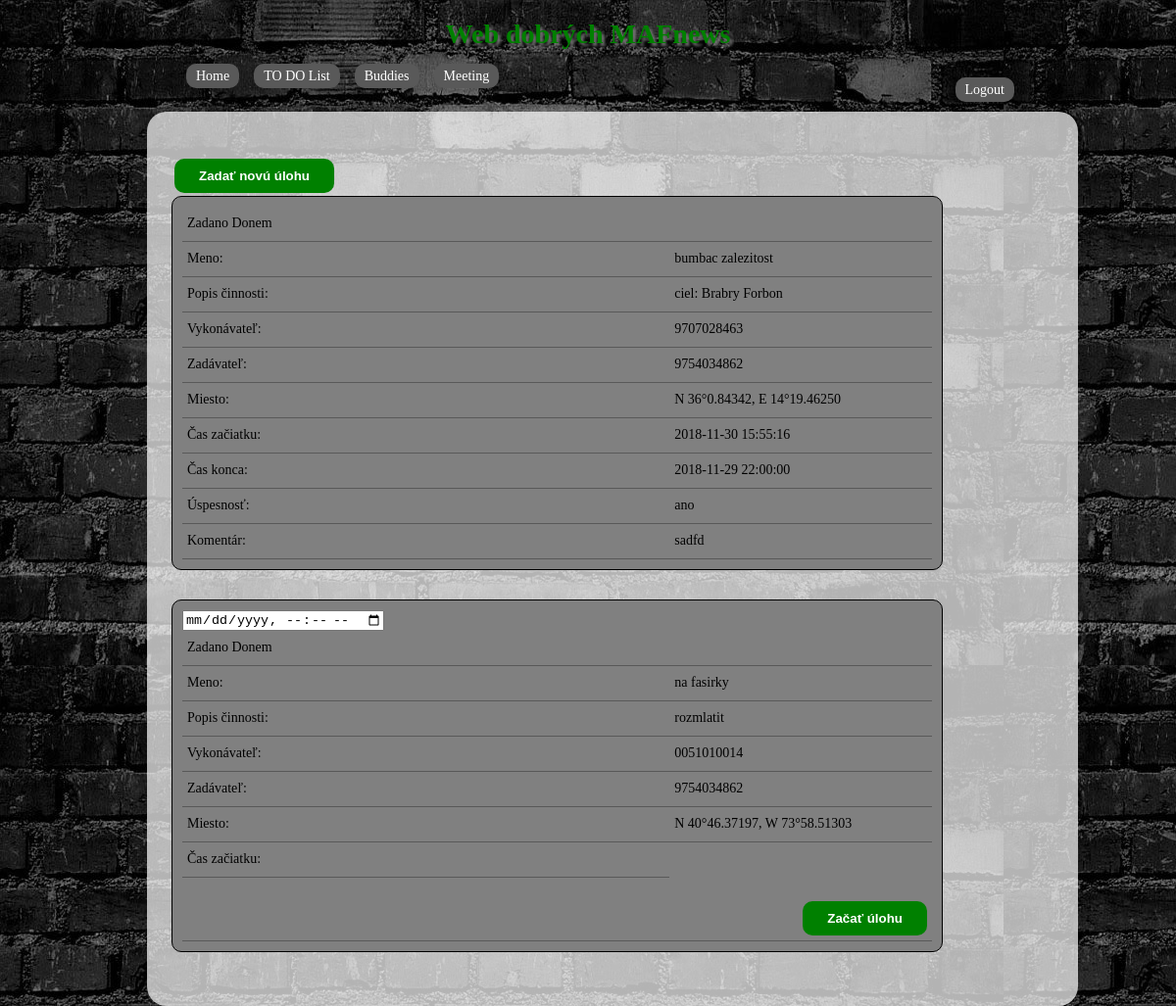
/todolist (signed in), run on an earlier commit of the app's database.
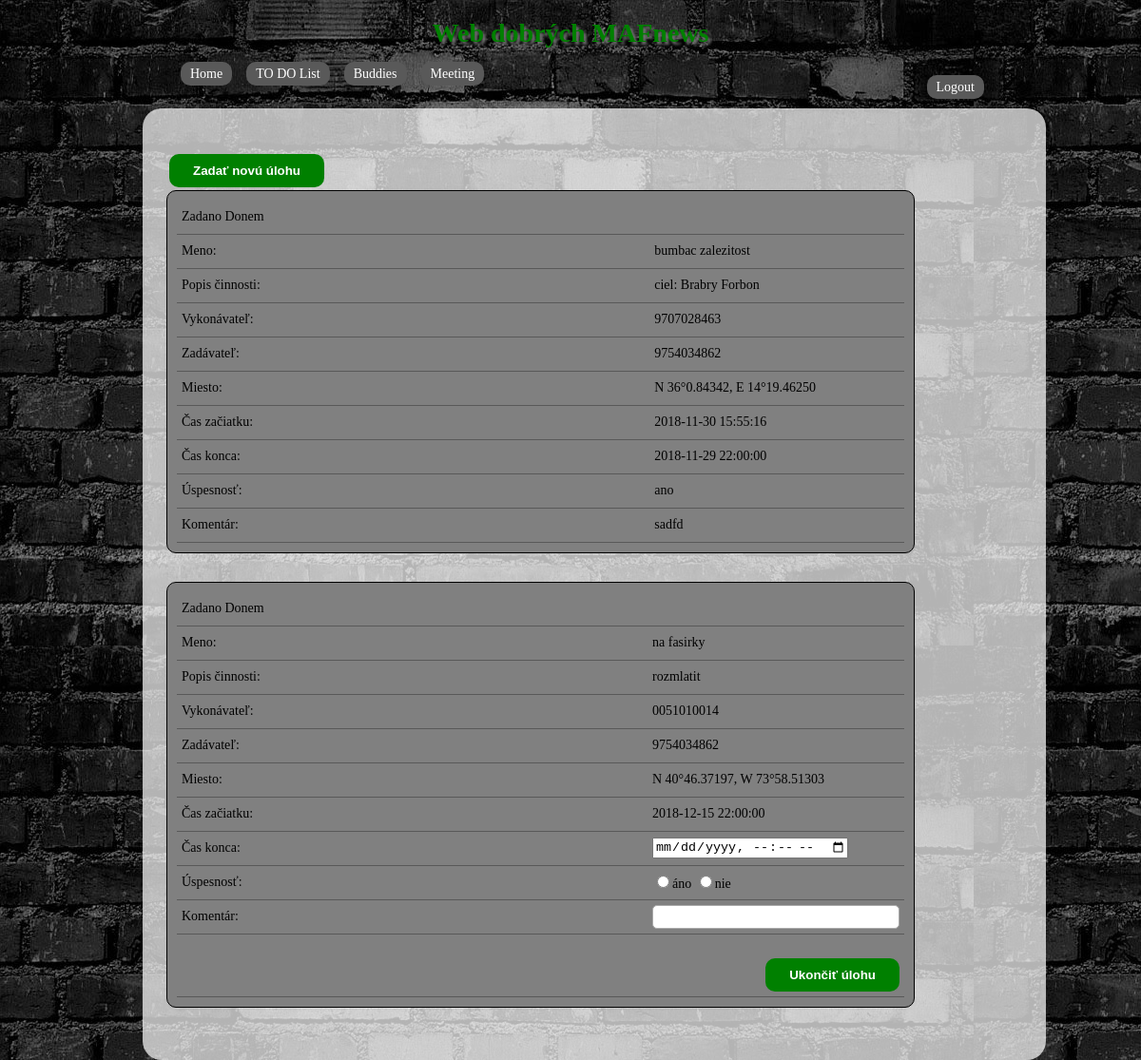
And on a later commit of the database.
### tables this page shows
CREATE TABLE `uloha` (
  `specificke_meno` varchar(255) NOT NULL,
  `popis_cinnosti` varchar(255) NOT NULL,
  `vykonavatel` varchar(255) NOT NULL,
  `zadavatel_don` varchar(255) DEFAULT NULL,
  `zadavatel_aliancia` int(11) DEFAULT NULL,
  `gps_miesta` varchar(28) NOT NULL,
  `cas_zaciatku` timestamp NULL DEFAULT NULL ON UPDATE CURRENT_TIMESTAMP,
  `cas_konca` timestamp NULL DEFAULT NULL,
  `uspesnost` varchar(255) NOT NULL,
  `komentar` varchar(255) DEFAULT NULL
);

### index.php (called while the page is built, shortened)
<?php
$smerovac = new SmerovacKontroler();
$smerovac->zpracuj(array($_SERVER['REQUEST_URI']));
$smerovac->vypisPohled();

### modely/Db.php (called while the page is built, shortened)
<?php
class Db {
    private static $spojeni;
    private static $nastaveni = array(
		PDO::ATTR_ERRMODE => PDO::ERRMODE_EXCEPTION,
		PDO::MYSQL_ATTR_INIT_COMMAND => "SET NAMES utf8",
		PDO::ATTR_EMULATE_PREPARES => false,
	);
    public static function pripoj($host, $uzivatel, $heslo, $databaze) {
		if (!isset(self::$spojeni)) {
			self::$spojeni = @new PDO(
				"mysql:host=$host;dbname=$databaze",
				$uzivatel,
				$heslo,
				self::$nastaveni
			);
		}
	}
    public static function dotazVsechny($dotaz, $parametry = array()) {
		$navrat = self::$spojeni->prepare($dotaz);
		$navrat->execute($parametry);
		return $navrat->fetchAll();
	}
}

### modely/Uloha.php (called while the page is built, shortened)
<?php
class Uloha {
	public static function getDonUlohy($don, $aliancia) {
		$data = [];
		if ($don != NULL) {
			$data = Db::dotazVsechny("SELECT * FROM Uloha WHERE zadavatel_don = ?", [$don]);
		}
		if ($aliancia != NULL) {
			$data = array_merge($data, Db::dotazVsechny("SELECT * FROM Uloha WHERE zadavatel_aliancia = ?", [$aliancia]));
		}
		return $data;
	}
}

### kontrolery/ToDoListKontroler.php (called while the page is built, shortened)
<?php
class ToDoListKontroler extends Kontroler {
	public function zpracuj($parametry) {
		if (isset($_SESSION["rodne_cislo"])) {
			$this->data["ulohy"] = "";
			if ($_SESSION["typ"] == 1) {
				$don = new Don($_SESSION["rodne_cislo"]);
				$aliancia = new Aliancia($don->getAliancia());
				$this->data["ulohy"] = Uloha::getDonUlohy($_SESSION["rodne_cislo"], $aliancia->getIdAliancie());
			} elseif ($_SESSION["typ"] == 0) {
				$this->data["ulohy"] = Uloha::getClenUlohy($_SESSION["rodne_cislo"]);
			}
		} else
			$this->pohled = 'chyba';
	}
}

### kontrolery/SmerovacKontroler.php (called while the page is built, shortened)
<?php
class SmerovacKontroler extends Kontroler
{
	protected $kontroler;
	private function pomlckyDoVelbloudiNotace($text)
	{
		$veta = str_replace('-', ' ', $text);
		$veta = ucwords($veta);
		$veta = str_replace(' ', '', $veta);
		return $veta;
	}
	private function parsujURL($url)
	{
        $naparsovanaURL = parse_url($url);
		$naparsovanaURL["path"] = ltrim($naparsovanaURL["path"], "/");
		$naparsovanaURL["path"] = trim($naparsovanaURL["path"]);
		$rozdelenaCesta = explode("/", $naparsovanaURL["path"]);
		return $rozdelenaCesta;
	}
    public function zpracuj($parametry)
    {
		$naparsovanaURL = $this->parsujURL($parametry[0]);
		$tridaKontroleru = $this->pomlckyDoVelbloudiNotace(array_shift($naparsovanaURL)) . 'Kontroler';
		if (file_exists('kontrolery/' . $tridaKontroleru . '.php'))
			$this->kontroler = new $tridaKontroleru;
		else
			$this->presmeruj('chyba');
        $this->kontroler->zpracuj($naparsovanaURL);
    }
}

### pohledy/todolist.phtml (the view, shortened to what this page needs)
<div id="todolist" action="todolist">
	<?php if($_SESSION["typ"] != 0) : ?>
		<form method="POST" action="todolist/new_work" id="new_work">
			<table>
				<th><input type="submit" value="Zadať novú úlohu"></th>
			</table>
		</form>
	<?php endif; ?>
	<?php foreach($ulohy as $uloha) : ?>
		<?php if($uloha["specificke_meno"] != "admin") : ?>
			<div id="uloha">
				<table>
					<tr><td><?php if ($uloha["zadavatel_don"] != NULL) echo "Zadano Donem"; else echo "Zadano Alianciou" ?></td><td></td></tr>
					<tr><td>Meno: </td><td> <?= $uloha["specificke_meno"] ?></td></tr>
					<tr><td>Popis činnosti: </td><td> <?= $uloha["popis_cinnosti"] ?></td></tr>
					<tr><td>Vykonávateľ: </td><td> <?= $uloha["vykonavatel"] ?></td></tr>
					<tr><td>Zadávateľ: </td><td> <?php if ($uloha["zadavatel_don"] != NULL) echo $uloha["zadavatel_don"]; else echo $uloha["zadavatel_aliancia"] ?></td></tr>
					<tr><td>Miesto: </td><td> <?= $uloha["gps_miesta"] ?></td></tr>
					<?php if($uloha["cas_zaciatku"] == NULL) : ?>
						<tr><td>Čas začiatku: </td></tr>
						<form method="POST" action="todolist/zacat">
							<input type="datetime-local" name="cas_zaciatku" required>
							<tr> <td></td> <td><input type="submit" value="Začať úlohu"> </td></tr>
						</form>
					<?php else :?>
						<tr><td>Čas začiatku: </td><td> <?= $uloha["cas_zaciatku"] ?></td></tr>
						<?php if ($uloha["cas_konca"] == NULL) :?>
							<form method="POST" action="todolist/ukoncit">
								<tr><td>Čas konca: </td><td>
								<input type="datetime-local" name="cas_konca" required></td></tr>
								<tr><td>Úspesnosť: </td><td>
									<input type="radio" name="uspesnost" value="ano" required>áno
									<input type="radio" name="uspesnost" value="ne" required>nie
								</td></tr>
								<tr><td>Komentár: </td><td> <input type="text" name="komentar" required></td></tr>
								<tr> <td></td> <td><input type="submit" value="Ukončiť úlohu">	</td></tr>
							</form>
						<?php else : ?>
							<tr><td>Čas konca: </td><td><?= $uloha["cas_konca"] ?></td></tr>
							<tr><td>Úspesnosť: </td><td><?= $uloha["uspesnost"] ?></td></tr>
							<tr><td>Komentár: </td><td><?= $uloha["komentar"] ?></td></tr>
						<?php endif;?>
				</table>
			</div>
			<?php endif;?>
		<?php endif; ?>
	<?php endforeach; ?>
</div>

What changed in the data, as far as the page shows it:
changed uloha "na fasirky": cas_zaciatku (not shown) → "2018-12-15 22:00:00"; uspesnost (not shown) → "☐"; value "Začať úlohu" → "Ukončiť úlohu"
